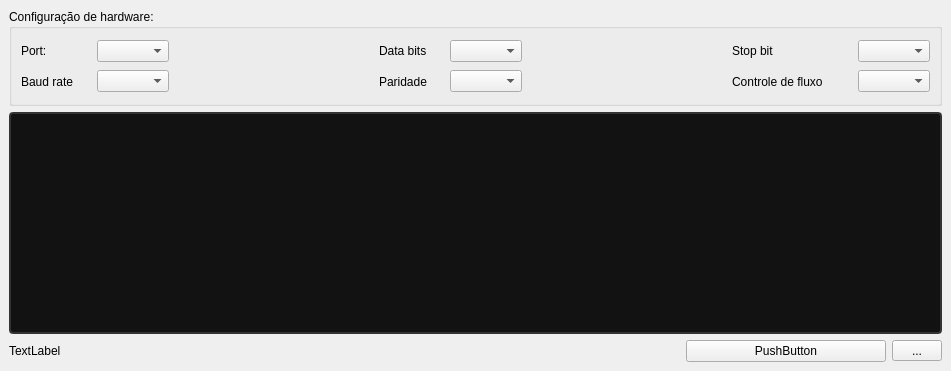
<?xml version="1.0" encoding="UTF-8"?>
<ui version="4.0">
 <class>Serial</class>
 <widget class="QMainWindow" name="Serial">
  <property name="geometry">
   <rect>
    <x>0</x>
    <y>0</y>
    <width>951</width>
    <height>371</height>
   </rect>
  </property>
  <property name="windowTitle">
   <string>Comunicação serial</string>
  </property>
  <widget class="QWidget" name="centralwidget">
   <layout class="QGridLayout" name="gridLayout_2">
    <item row="0" column="0">
     <widget class="QGroupBox" name="gbHard">
      <property name="title">
       <string>Configuração de hardware:</string>
      </property>
      <layout class="QGridLayout" name="gridLayout">
       <item row="0" column="0">
        <layout class="QHBoxLayout" name="horizontalLayout">
         <item>
          <layout class="QVBoxLayout" name="verticalLayout">
           <item>
            <widget class="QLabel" name="lbPort">
             <property name="minimumSize">
              <size>
               <width>70</width>
               <height>25</height>
              </size>
             </property>
             <property name="maximumSize">
              <size>
               <width>70</width>
               <height>25</height>
              </size>
             </property>
             <property name="text">
              <string>Port:</string>
             </property>
            </widget>
           </item>
           <item>
            <widget class="QLabel" name="lbBaud">
             <property name="minimumSize">
              <size>
               <width>70</width>
               <height>25</height>
              </size>
             </property>
             <property name="maximumSize">
              <size>
               <width>70</width>
               <height>25</height>
              </size>
             </property>
             <property name="text">
              <string>Baud rate</string>
             </property>
            </widget>
           </item>
          </layout>
         </item>
         <item>
          <layout class="QVBoxLayout" name="verticalLayout_2">
           <item>
            <widget class="QComboBox" name="cbPort"/>
           </item>
           <item>
            <widget class="QComboBox" name="cbBaud"/>
           </item>
          </layout>
         </item>
         <item>
          <spacer name="horizontalSpacer">
           <property name="orientation">
            <enum>Qt::Orientation::Horizontal</enum>
           </property>
           <property name="sizeHint" stdset="0">
            <size>
             <width>40</width>
             <height>20</height>
            </size>
           </property>
          </spacer>
         </item>
         <item>
          <layout class="QVBoxLayout" name="verticalLayout_3">
           <item>
            <widget class="QLabel" name="lbDtBit">
             <property name="minimumSize">
              <size>
               <width>65</width>
               <height>25</height>
              </size>
             </property>
             <property name="maximumSize">
              <size>
               <width>65</width>
               <height>25</height>
              </size>
             </property>
             <property name="text">
              <string>Data bits</string>
             </property>
            </widget>
           </item>
           <item>
            <widget class="QLabel" name="lbPar">
             <property name="minimumSize">
              <size>
               <width>65</width>
               <height>25</height>
              </size>
             </property>
             <property name="maximumSize">
              <size>
               <width>65</width>
               <height>25</height>
              </size>
             </property>
             <property name="text">
              <string>Paridade</string>
             </property>
            </widget>
           </item>
          </layout>
         </item>
         <item>
          <layout class="QVBoxLayout" name="verticalLayout_5">
           <item>
            <widget class="QComboBox" name="cbDtBit"/>
           </item>
           <item>
            <widget class="QComboBox" name="cbPar"/>
           </item>
          </layout>
         </item>
         <item>
          <spacer name="horizontalSpacer_2">
           <property name="orientation">
            <enum>Qt::Orientation::Horizontal</enum>
           </property>
           <property name="sizeHint" stdset="0">
            <size>
             <width>40</width>
             <height>20</height>
            </size>
           </property>
          </spacer>
         </item>
         <item>
          <layout class="QVBoxLayout" name="verticalLayout_4">
           <item>
            <widget class="QLabel" name="lbStop">
             <property name="minimumSize">
              <size>
               <width>120</width>
               <height>25</height>
              </size>
             </property>
             <property name="maximumSize">
              <size>
               <width>120</width>
               <height>25</height>
              </size>
             </property>
             <property name="text">
              <string>Stop bit</string>
             </property>
            </widget>
           </item>
           <item>
            <widget class="QLabel" name="lbFlow">
             <property name="minimumSize">
              <size>
               <width>120</width>
               <height>25</height>
              </size>
             </property>
             <property name="maximumSize">
              <size>
               <width>120</width>
               <height>25</height>
              </size>
             </property>
             <property name="text">
              <string>Controle de fluxo</string>
             </property>
            </widget>
           </item>
          </layout>
         </item>
         <item>
          <layout class="QVBoxLayout" name="verticalLayout_6">
           <item>
            <widget class="QComboBox" name="cbStop"/>
           </item>
           <item>
            <widget class="QComboBox" name="cbFlow"/>
           </item>
          </layout>
         </item>
        </layout>
       </item>
      </layout>
     </widget>
    </item>
    <item row="1" column="0">
     <widget class="QPlainTextEdit" name="pteMoni">
      <property name="styleSheet">
       <string notr="true">QPlainTextEdit {
    background-color: #121212;      /* Fundo quase preto (estilo Dark Mode) */
    color: #00FF00;                 /* Texto verde &quot;Matrix/Terminal&quot; para destaque */
    border: 2px solid #333333;      /* Borda discreta */
    border-radius: 4px;
    font-family: 'Consolas', 'Monospace', 'Courier New'; /* Fontes monoespaçadas */
    font-size: 10pt;
    padding: 5px;
}

/* Estilizando a barra de rolagem para combinar */
QScrollBar:vertical {
    border: none;
    background: #222222;
    width: 10px;
}
QScrollBar::handle:vertical {
    background: #444444;
    min-height: 20px;
}</string>
      </property>
      <property name="readOnly">
       <bool>true</bool>
      </property>
     </widget>
    </item>
    <item row="2" column="0">
     <layout class="QHBoxLayout" name="horizontalLayout_2">
      <item>
       <widget class="QLabel" name="lbStatus">
        <property name="minimumSize">
         <size>
          <width>500</width>
          <height>0</height>
         </size>
        </property>
        <property name="text">
         <string>TextLabel</string>
        </property>
       </widget>
      </item>
      <item>
       <spacer name="horizontalSpacer_3">
        <property name="orientation">
         <enum>Qt::Orientation::Horizontal</enum>
        </property>
        <property name="sizeHint" stdset="0">
         <size>
          <width>40</width>
          <height>20</height>
         </size>
        </property>
       </spacer>
      </item>
      <item>
       <widget class="QPushButton" name="pbMain">
        <property name="minimumSize">
         <size>
          <width>200</width>
          <height>0</height>
         </size>
        </property>
        <property name="text">
         <string>PushButton</string>
        </property>
       </widget>
      </item>
      <item>
       <widget class="QToolButton" name="tbRefresh">
        <property name="minimumSize">
         <size>
          <width>50</width>
          <height>0</height>
         </size>
        </property>
        <property name="text">
         <string>...</string>
        </property>
       </widget>
      </item>
     </layout>
    </item>
   </layout>
  </widget>
 </widget>
 <resources/>
 <connections/>
</ui>
